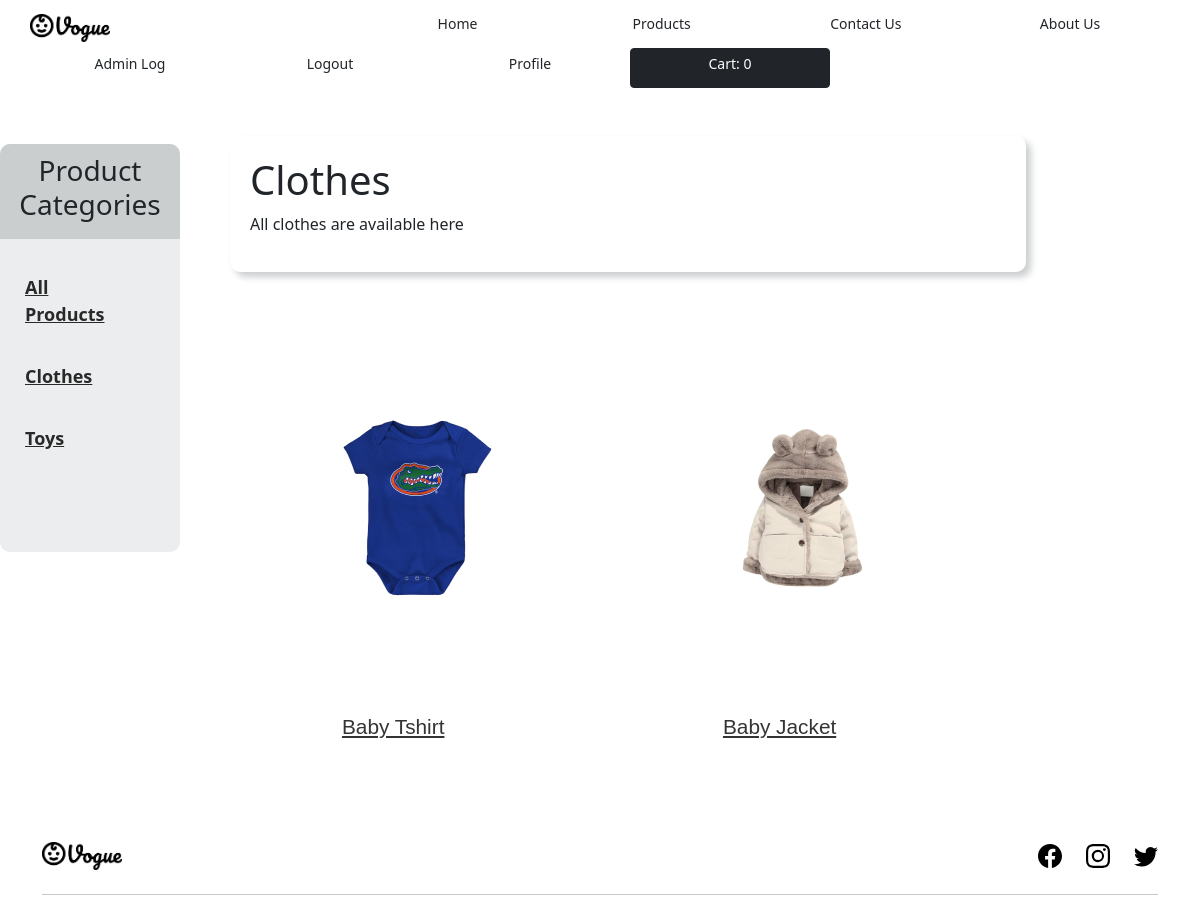
The app's page /index/products.php?cat=4 (signed in) with its own data.
### tables this page shows
CREATE TABLE IF NOT EXISTS `category` (
  `categoryID` int NOT NULL AUTO_INCREMENT,
  `categoryName` varchar(20) NOT NULL,
  `discription` varchar(250) NOT NULL,
  `imageLocation` varchar(1000) NOT NULL,
  PRIMARY KEY (`categoryID`)
);

CREATE TABLE IF NOT EXISTS `product` (
  `productID` int NOT NULL AUTO_INCREMENT,
  `productName` varchar(200) NOT NULL,
  `quantity` int NOT NULL,
  `unitsOnOrder` int NOT NULL DEFAULT '0',
  `unitPrice` int NOT NULL,
  `description` varchar(1000) NOT NULL,
  `discount` int NOT NULL,
  `imageLocation` varchar(1000) NOT NULL,
  `categoryID` int NOT NULL,
  `adminID` int NOT NULL,
  PRIMARY KEY (`productID`),
  KEY `categoryID` (`categoryID`),
  KEY `adminID` (`adminID`)
);

### index/functions.php (the view, shortened to what this page needs)
<?php
function getCat()
{
    require("connection.php");
    $get_category = "select * from category";
    $run_category = mysqli_query($conn, $get_category);
    while ($row_category = mysqli_fetch_array($run_category)) {
        $cat_id = $row_category['categoryID'];
        $cat_title = $row_category['categoryName'];
        echo "
    <li>
         <a class='Ctitle' href='products.php?cat=$cat_id'>
            $cat_title
         </a>
    </li>
    ";
    }
}
function getpcatpro()
{
    require("connection.php");
    if (isset($_GET['cat'])) {
        $p_cat_id = $_GET['cat'];
        $get_p_cat = "select * from category where categoryID='$p_cat_id'";
        $run_p_cat = mysqli_query($conn, $get_p_cat);
        $row_p_cat = mysqli_fetch_array($run_p_cat);
        $p_cat_title = $row_p_cat['categoryName'];
        $p_cat_desc = $row_p_cat['discription'];
        $get_products = "select * from product where categoryID='$p_cat_id'";
        $run_products = mysqli_query($conn, $get_products);
        $count = mysqli_num_rows($run_products);
        if ($count == 0) {
            echo "
                <div class='box'>
                    <h1> No Product Found In This Product Categories </h1>
                </div>
            ";
        } else {
            echo "
            <div class='box' style='padding:20px; margin-left:50px; margin-top:40px; margin-right:20px; border-radius:10px;   box-shadow: 5px 5px 7px #cbcecf, -5px -5px 7px #ffffff;'>
                    <h1> $p_cat_title </h1>
                    <p> $p_cat_desc </p>
                </div>
            ";
        }
        echo "<div class='Pcontainer'>
        <ul>
    ";
        while ($row_products = mysqli_fetch_array($run_products)) {
            $pro_id = $row_products['productID'];
            $pro_title = $row_products['productName'];
            $pro_price = $row_products['unitPrice'];
            $pro_img = $row_products['imageLocation'];
            echo "
        <li>
                <a href='productDetail.php?pro_id=$pro_id'>
                    <img class='Pimg' src='../source/Images/product_images/$pro_img' >
                </a>
                <div class='text'>
                    <h3>
                        <a class='Ptitle' href='productDetail.php?pro_id=$pro_id'>
                            $pro_title
                        </a>
                    </h3>
                    <p class='price'>
                        Rs. $pro_price
                    </p>
                    <p>
                        <a class='buttonD' href='productDetail.php?pro_id=$pro_id'>
                            View Details
                        </a>
                        <a  class='button' href='productDetail.php?add_cart=$pro_id'>
                             Add to Cart
                        </a>
                    </p>
                </div>
        </li>
        ";
        }
        echo " </ul>
    </div>";
    }
}
?>

### Source/CSS/style.css (style rules this page uses)
body { font-family: "Outfit", sans-serif; }

### Source/CSS/styleProduct.css (style rules this page uses)
.Pcontainer { margin: auto; overflow: hidden; background: rgba(233, 233, 233, 0); margin-top: 20px; }
.Pcontainer ul { padding: 0px; margin: 0px; }
.Pcontainer ul li { float: left; list-style: none; width: 25%; height: 430px; margin: 20px 0px 20px 55px; border-radius: 10px; box-sizing: border-box; }
.Pimg { display: block; border-top-left-radius: 10px; border-top-right-radius: 10px; }
@media screen and (max-width: 1250px) { .Pcontainer ul li { width: 40%; margin-left: 40px; } }
.text { padding: 10px; font-family: Verdana, Geneva, Tahoma, sans-serif; text-align: center; }
.text h3 { font-size: 130%; }
a { text-decoration: none; }
.Ptitle { color: rgb(53, 52, 52); }
.cat_body ul li { list-style: none; margin-top: 15px; margin-bottom: 15px; padding: 20px 50px 0px 25px; color: rgb(41, 41, 41); font-weight: 700; font-size: 18px; }
.cat_body a { color: rgb(41, 41, 41); }

### records on screen
category: categoryName "Clothes", discription "All clothes are available here"
category: categoryName "Toys"
product: imageLocation (picture), productName "Baby Tshirt"
product: imageLocation (picture), productName "Baby Jacket"

### other values on screen
$cart_qty "0"
